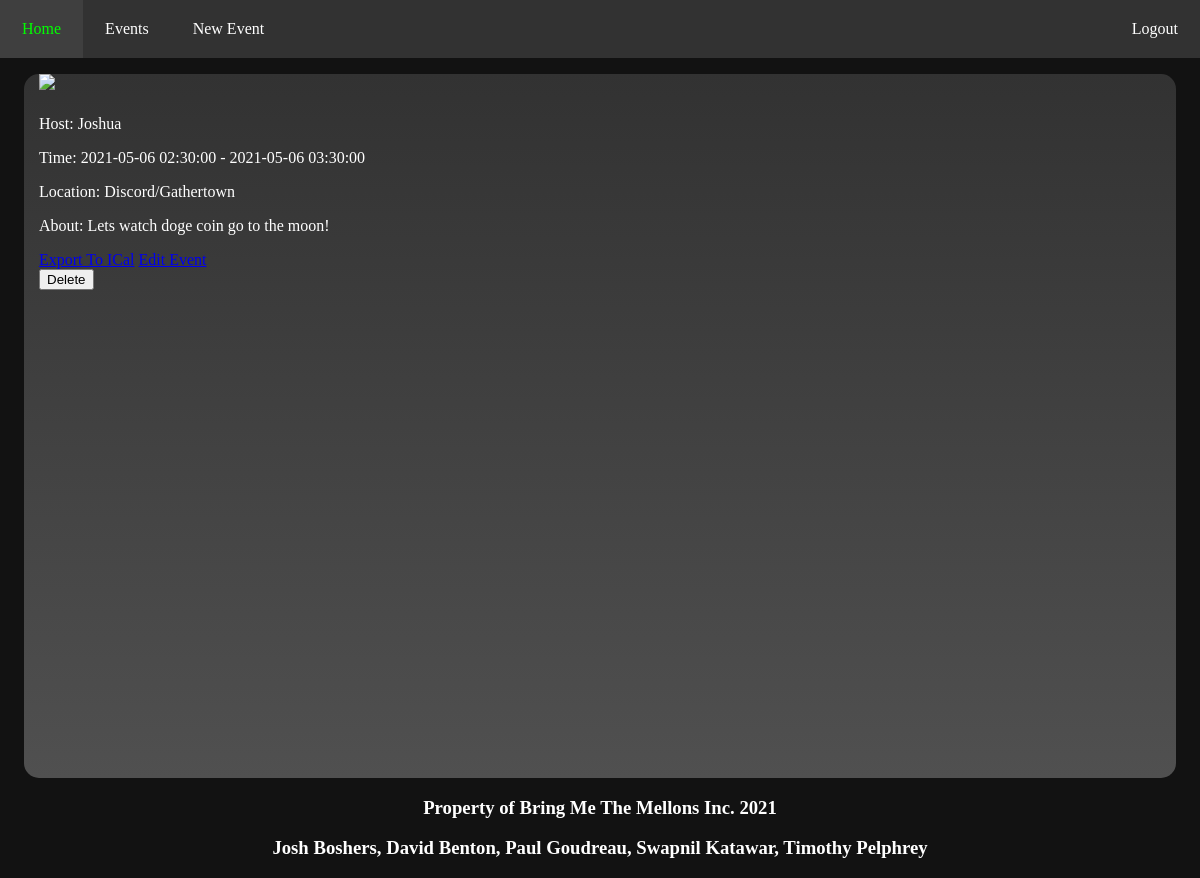
The app's page /events/1 (signed in) with its own data.
### database/models.py (models this page shows, shortened)
class User(db.Model):
    id = db.Column('id', db.Integer, primary_key=True)
    first_name = db.Column('first_name', db.String(50), nullable=False)
    last_name = db.Column('last_name', db.String(50), nullable=False)
    password = db.Column('password', db.String(50), nullable=False)
    email = db.Column('email', db.String(50), unique=True, nullable=False)
    events = db.relationship('Event', backref='user', lazy=True)
    rsvps = db.relationship('RSVP', backref='user', lazy=True)

class Event(db.Model):
    id = db.Column('id', db.Integer, primary_key=True)
    host_id = db.Column(db.Integer, db.ForeignKey('user.id'), nullable=False)
    name = db.Column('name', db.String(100), nullable=False)
    is_private = db.Column('is_private', db.Boolean, default=False, nullable=False)
    location = db.Column('location', db.String(200), nullable=False)
    start_time = db.Column('start_time', db.DateTime, nullable=False)
    end_time = db.Column('end_time', db.DateTime)
    image = db.Column('image', db.String(50))
    description = db.Column('description', db.VARCHAR, nullable=False)
    rsvps = db.relationship('RSVP', backref='event', cascade='all, delete-orphan', lazy=True)

### app.py (the view)
@app.route('/events/<int:event_id>')
def event(event_id: int):
    if session.get('user'):
        form = RSVPForm()
        event = db.session.query(Event).filter_by(id=event_id).one()
        host_name = db.session.query(User).filter_by(id=event.host_id).one().first_name
        is_host = event.host_id == session.get('user_id')
        return render_template('event.html', event=event, host_name=host_name,
         is_host=is_host, form=form)
    return redirect(url_for('login'))

### forms.py
class RSVPForm(FlaskForm):
    class Meta:
        csrf = False
    is_going = BooleanField('Are you going?')
    guests = IntegerField('How many guests, including you, are attending?')
    submit = SubmitField('Send RSVP')

### templates/event.html (shortened to what this page needs)
<!DOCTYPE html>
<html lang="en">
    <head>
        <link rel="stylesheet" href="{{ url_for('static', filename='css/main.css') }}">
    </head>
    <body>
        <nav>
        <ul id="navbar">
          <li><a class="nav-link" href="/index"> Home </a></li>
          <li><a class="nav-link"  href="/events"> Events </a></li>
          <li><a class="nav-link"  href="/events/new"> New Event </a></li>
            {% if session['user'] %}
            <div class="nav-right">
            <li><a class="nav-link" id="login"  href="/logout"> Logout </a></li>
            </div>
            {% else %}
            <div class="nav-right">
            <li><a class="nav-link" id="login"  href="/login"> Login </a></li>
            </div>
            {% endif %}
        </ul>
      </nav>
      <div class="row">
      <div class="spacer"></div>
      <div class="event_frame_l">
        <img src={{ event.image }} class="event_thumb">
        <p> Host: {{ host_name }} </p>
        <p> Time: {{ event.start_time }} - {{ event.end_time }} </p>
        <p> Location: {{ event.location }} </p>
        <p> About: {{ event.description }}</p>
          <a href="/events/{{ event.id }}/download">Export To ICal</a>
        {% if is_host %}
        <a href={{url_for('update_event', event_id=event.id)}} >Edit Event</a>
        <form action="{{ url_for('delete', event_id=event.id) }}" method="post">
            <input type="submit" value="Delete">
        </form>
        {% endif %}
      </div>
      <div class="spacer"></div>
    </div>
    <div class="footer">
        <h3>Property of Bring Me The Mellons Inc. 2021</h3>
        <h3>Josh Boshers, David Benton, Paul Goudreau, Swapnil Katawar, Timothy Pelphrey</h3>
    </div>
    </body>
</html>

### static/css/main.css (style rules this page uses)
body { background-color: #111111; margin: 0px; background-color: #121212 }
#navbar { list-style-type: none; background-color: #323232; margin:0; padding:0; overflow: hidden; }
.nav-right { float:right; }
li { float:left; }
.nav-link { text-decoration: none; display: block; color: white; text-align: center; padding: 20px 22px; background-color: #323232; vertical-align: center; float: right; }
.footer { background-color: #323232 position: fixed; bottom: 0; left:0; width: 100%; text-align: center; }
.event_frame_l { background-image: linear-gradient( to bottom, #323232, #505050); flex:50%; border-radius: 15px; padding-left: 15px; height: 88vh; padding-right: 15px; overflow-y: auto; }
.spacer { width: 2%; }
p { color: white; }
h3 { color:white; }
.row { display: flex; float:left width:50%; height: 90%; }

### records on screen
User: first_name "Joshua"
Event: start_time "2021-05-06 02:30:00", end_time "2021-05-06 03:30:00", location "Discord/Gathertown", description "Lets watch doge coin go to the moon!"
